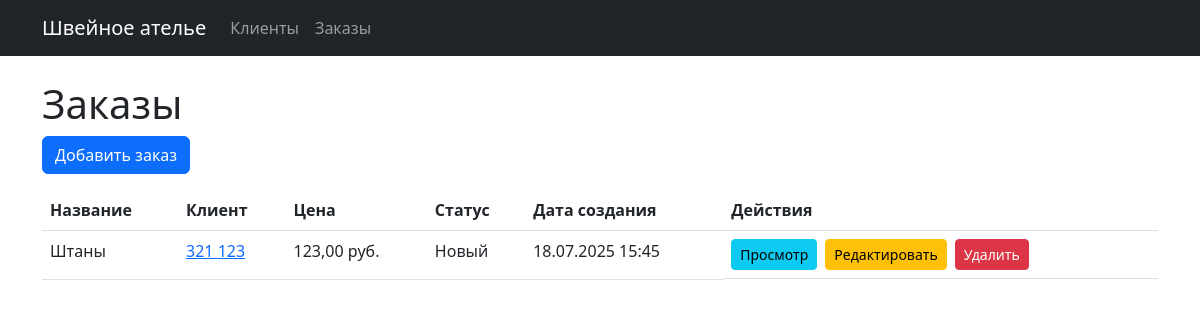
Screenshot of /orders/ with the database file from the repository.
### atelier/models.py (models this page shows, shortened)
class Order(models.Model):
    STATUS_CHOICES = [
        ('new', 'Новый'),
        ('in_progress', 'В работе'),
        ('completed', 'Завершен'),
        ('canceled', 'Отменен'),
    ]
    title = models.CharField(max_length=200, verbose_name="Название заказа")
    customer = models.ForeignKey(
        Customer,
        on_delete=models.CASCADE,
        related_name='orders',
        verbose_name="Заказчик"
    )
    price = models.DecimalField(
        max_digits=10,
        decimal_places=2,
        verbose_name="Цена"
    )
    comment = models.TextField(blank=True, null=True, verbose_name="Комментарий")
    status = models.CharField(
        max_length=20,
        choices=STATUS_CHOICES,
        default='new',
        verbose_name="Статус"
    )
    created_at = models.DateTimeField(auto_now_add=True, verbose_name="Дата создания")
    updated_at = models.DateTimeField(auto_now=True, verbose_name="Дата обновления")
    class Meta:
        verbose_name = "Заказ"
        verbose_name_plural = "Заказы"
        ordering = ['-created_at']

class Customer(models.Model):
    first_name = models.CharField(max_length=100, verbose_name="Имя")
    last_name = models.CharField(max_length=100, verbose_name="Фамилия")
    phone_regex = RegexValidator(
        regex=r'^\+?1?\d{9,15}$',
        message="Телефон должен быть в формате: '+999999999'. Максимум 15 цифр."
    )
    phone = models.CharField(
        validators=[phone_regex],
        max_length=17,
        verbose_name="Телефон"
    )
    comment = models.TextField(blank=True, null=True, verbose_name="Комментарий")
    created_at = models.DateTimeField(auto_now_add=True, verbose_name="Дата создания")
    class Meta:
        verbose_name = "Заказчик"
        verbose_name_plural = "Заказчики"
        ordering = ['-created_at']

### atelier/views.py (the view)
# urls.py: path('orders/', views.order_list, name='order_list'),
def order_list(request):
    orders = Order.objects.all()
    return render(request, 'atelier/order_list.html', {'orders': orders})

### atelier/templates/atelier/order_list.html (shortened to what this page needs)
{% extends 'base.html' %}
{% block content %}
<h1>Заказы</h1>
<a href="{% url 'order_create' %}" class="btn btn-primary mb-3">Добавить заказ</a>
<table class="table">
    <thead>
        <tr>
            <th>Название</th>
            <th>Клиент</th>
            <th>Цена</th>
            <th>Статус</th>
            <th>Дата создания</th>
            <th>Действия</th>
        </tr>
    </thead>
    <tbody>
        {% for order in orders %}
        <tr>
            <td>{{ order.title }}</td>
            <td>
                <a href="{% url 'customer_detail' pk=order.customer.pk %}">
                    {{ order.customer.last_name }} {{ order.customer.first_name }}
                </a>
            </td>
            <td>{{ order.price }} руб.</td>
            <td>{{ order.get_status_display }}</td>
            <td>{{ order.created_at|date:"d.m.Y H:i" }}</td>
            <td class="d-flex gap-2">
                <a href="{% url 'order_detail' pk=order.pk %}" class="btn btn-sm btn-info">Просмотр</a>
                <a href="{% url 'order_edit' pk=order.pk %}" class="btn btn-sm btn-warning">Редактировать</a>
                <form method="post" action="{% url 'order_delete' pk=order.pk %}">
                    <button type="submit" class="btn btn-sm btn-danger"
                            onclick="return confirm('Удалить заказ «{{ order.title }}»?')">
                        Удалить
                    </button>
                </form>
            </td>
        </tr>
        {% endfor %}
    </tbody>
</table>
{% endblock %}

### rows the page displays
Order: title "Штаны", customer.last_name "321", customer.first_name "123", price "123,00", status "Новый", created_at "18.07.2025 15:45"
